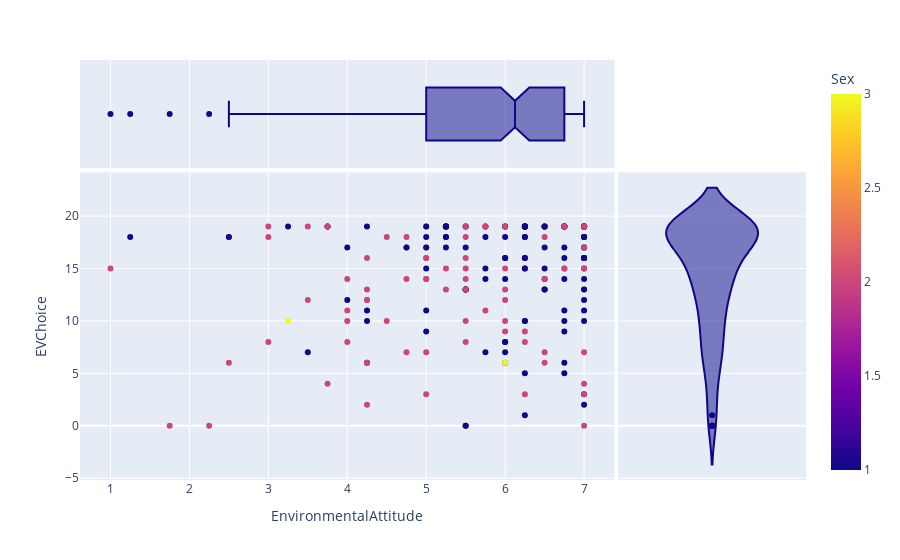

The code cell stored with this chart in its notebook:
### Code cell
#print plot with plotly express
fig = px.scatter(df, x="EnvironmentalAttitude", y="EVChoice", color="Sex", marginal_y="violin",marginal_x="box")
fig.show()

fig2 = px.scatter(df, x="EnvironmentalAttitude", y="EVChoice", color="Attitude", facet_col="Sex",color_continuous_scale=px.colors.sequential.Viridis, render_mode="webgl")
fig2.show()

### Figure 1 — Plotly figure (JSON) as saved in the notebook; plotly's stock layout.template omitted (floating-point values rounded to 4 significant figures; data arrays with more than 128 entries replaced by an {"elided": "..."} marker saying what was removed)
{"data": [{"hoverlabel": {"namelength": 0}, "hovertemplate": "EnvironmentalAttitude=%{x}<br>EVChoice=%{y}<br>Sex=%{marker.color}", "legendgroup": "", "marker": {"color": {"elided": "230 int values"}, "coloraxis": "coloraxis", "symbol": "circle"}, "mode": "markers", "name": "", "showlegend": false, "type": "scatter", "x": {"elided": "230 float values"}, "xaxis": "x", "y": {"elided": "230 int values"}, "yaxis": "y"}, {"alignmentgroup": "True", "hoverlabel": {"namelength": 0}, "hovertemplate": "EnvironmentalAttitude=%{x}", "legendgroup": "", "marker": {"color": "#0d0887", "symbol": "circle"}, "name": "", "notched": true, "offsetgroup": "", "showlegend": false, "type": "box", "x": {"elided": "230 float values"}, "xaxis": "x3", "yaxis": "y3"}, {"alignmentgroup": "True", "hoverlabel": {"namelength": 0}, "hovertemplate": "EVChoice=%{y}", "legendgroup": "", "marker": {"color": "#0d0887", "symbol": "circle"}, "name": "", "offsetgroup": "", "scalegroup": "y", "showlegend": false, "type": "violin", "xaxis": "x2", "y": {"elided": "230 int values"}, "yaxis": "y2"}], "layout": {"coloraxis": {"colorbar": {"title": {"text": "Sex"}}, "colorscale": [[0, "#0d0887"], [0.1111, "#46039f"], [0.2222, "#7201a8"], [0.3333, "#9c179e"], [0.4444, "#bd3786"], [0.5556, "#d8576b"], [0.6667, "#ed7953"], [0.7778, "#fb9f3a"], [0.8889, "#fdca26"], [1, "#f0f921"]]}, "legend": {"tracegroupgap": 0}, "margin": {"t": 60}, "xaxis": {"anchor": "y", "domain": [0, 0.7363], "title": {"text": "EnvironmentalAttitude"}}, "xaxis2": {"anchor": "y2", "domain": [0.7413, 1], "matches": "x2", "showgrid": false, "showline": false, "showticklabels": false, "ticks": ""}, "xaxis3": {"anchor": "y3", "domain": [0, 0.7363], "matches": "x", "showgrid": true, "showticklabels": false}, "xaxis4": {"anchor": "y4", "domain": [0.7413, 1], "matches": "x2", "showgrid": false, "showline": false, "showticklabels": false, "ticks": ""}, "yaxis": {"anchor": "x", "domain": [0, 0.7326], "title": {"text": "EVChoice"}}, "yaxis2": {"anchor": "x2", "domain": [0, 0.7326], "matches": "y", "showgrid": true, "showticklabels": false}, "yaxis3": {"anchor": "x3", "domain": [0.7426, 1], "matches": "y3", "showgrid": false, "showline": false, "showticklabels": false, "ticks": ""}, "yaxis4": {"anchor": "x4", "domain": [0.7426, 1], "matches": "y3", "showgrid": true, "showline": false, "showticklabels": false, "ticks": ""}}}
